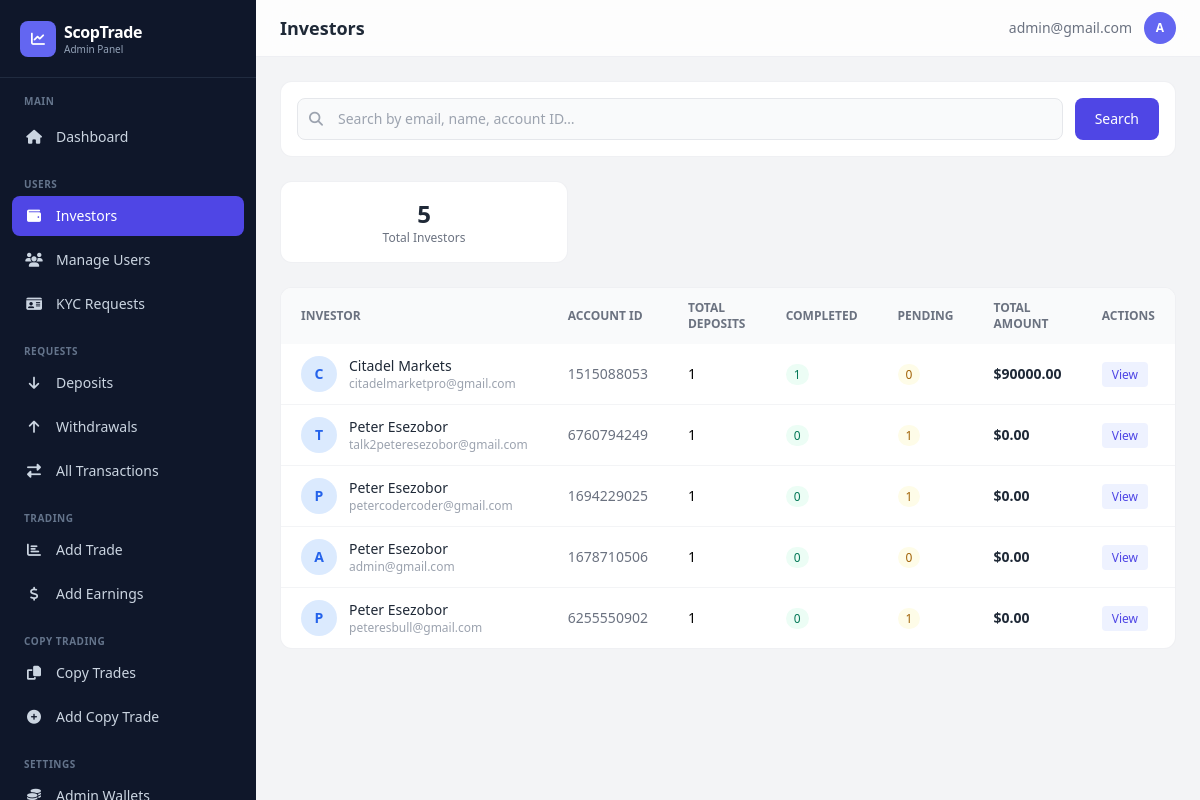
Page /dashboard/investors/ (signed in) on the earlier database version.
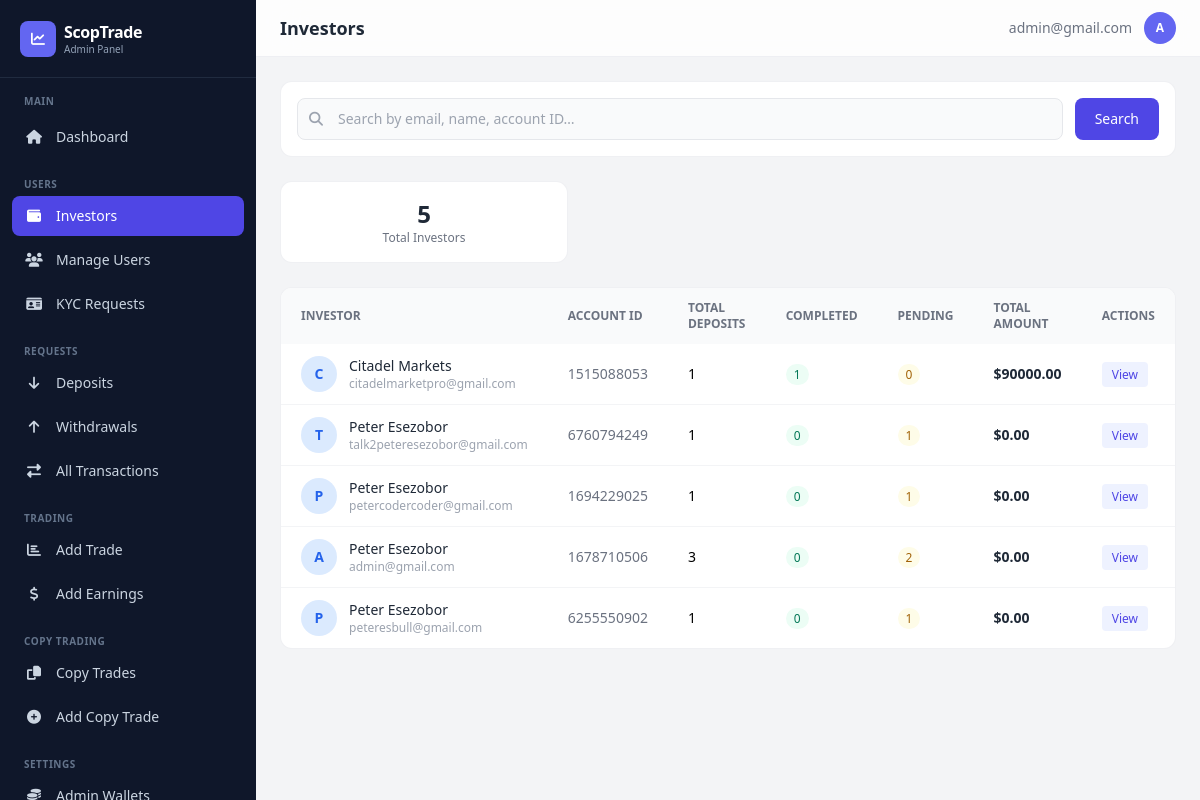
Same page on the later database version.
### app/models.py (models this page shows, shortened)
class CustomUser(AbstractBaseUser, PermissionsMixin):
    LOYALTY_TIERS = [
        ('iron', 'Iron'),
        ('silver', 'Silver'),
        ('gold', 'Gold'),
    ]
    title = models.CharField(
        max_length=10,
        blank=True,
        null=True,
        choices=[
            ("mr", "Mr."),
            ("mrs", "Mrs."),
            ("ms", "Ms."),
            ("dr", "Dr."),
            ("prof", "Prof."),
        ],
        help_text="Title (Mr., Mrs., Ms., etc.)"
    )
    status_of_employment = models.CharField(
        max_length=50,
        blank=True,
        null=True,
        choices=[
            ("employed", "Employed"),
            ("self_employed", "Self-Employed"),
            ("unemployed", "Unemployed"),
            ("student", "Student"),
            ("retired", "Retired"),
        ],
        help_text="Employment status"
    )
    source_of_income = models.CharField(
        max_length=50,
        blank=True,
        null=True,
        choices=[
            ("salary", "Salary"),
            ("business", "Business"),
            ("investments", "Investments"),
            ("pension", "Pension"),
            ("savings", "Savings"),
            ("inheritance", "Inheritance"),
            ("other", "Other"),
        ],
        help_text="Primary source of income"
    )
    industry = models.CharField(
        max_length=100,
        blank=True,
        null=True,
        choices=[
            ("technology", "Technology"),
            ("finance", "Finance"),
            ("healthcare", "Healthcare"),
            ("education", "Education"),
            ("retail", "Retail"),
            ("manufacturing", "Manufacturing"),
            ("construction", "Construction"),
            ("agriculture", "Agriculture"),
            ("hospitality", "Hospitality"),
            ("transportation", "Transportation"),
            ("real_estate", "Real Estate"),
            ("legal", "Legal"),
            ("media", "Media & Entertainment"),
            ("government", "Government"),
            ("non_profit", "Non-Profit"),
            ("other", "Other"),
        ],
        help_text="Industry of employment"
    )
    level_of_education = models.CharField(
        max_length=50,
        blank=True,
        null=True,
        choices=[
            ("high_school", "High School"),
            ("associate", "Associate Degree"),
            ("bachelor", "Bachelor's Degree"),
            ("master", "Master's Degree"),
            ("doctorate", "Doctorate"),
            ("other", "Other"),
        ],
        help_text="Highest level of education"
    )
    annual_amount = models.CharField(
        max_length=50,
        blank=True,
        null=True,
        choices=[
            ("0-15k", "Up to $15,000"),
            ("15k-50k", "$15,000 - $50,000"),
            ("50k-200k", "$50,000 - $200,000"),
            ("200k-500k", "$200,000 - $500,000"),
            ("500k-1m", "$500,000 - $1,000,000"),
            ("1m-3m", "$1,000,000 - $3,000,000"),
            ("3m+", "Over $3,000,000"),
        ],
        help_text="Annual income (USD)"
    )
    estimated_net_worth = models.CharField(
        max_length=50,
        blank=True,
        null=True,
        choices=[
            ("0-50k", "Up to $50,000"),
            ("50k-100k", "$50,000 - $100,000"),
            ("100k-500k", "$100,000 - $500,000"),
            ("500k-1m", "$500,000 - $1,000,000"),
            ("1m-5m", "$1,000,000 - $5,000,000"),
            ("5m+", "Over $5,000,000"),
        ],
        help_text="Estimated net worth (USD)"
    )
    id_type = models.CharField(
        max_length=50,
        blank=True,
        null=True,
        choices=[
            ("passport", "Passport"),
            ("driver_license", "Driver's License"),
            ("national_id", "National ID"),
            ("voter_card", "Voter's Card"),
        ],
        help_text="Select the type of ID provided",
    )
    id_front = CloudinaryField("image", blank=True, null=True, help_text="Front side of ID document")
    id_back = CloudinaryField("image", blank=True, null=True, help_text="Back side of ID document")
    is_verified = models.BooleanField(default=False)
    has_submitted_kyc = models.BooleanField(default=False)
    email = models.EmailField(unique=True, max_length=255)
    first_name = models.CharField(max_length=50, blank=True, null=True)
    last_name = models.CharField(max_length=50, blank=True, null=True)
    dob = models.DateField(blank=True, null=True)
    address = models.CharField(max_length=500, blank=True, null=True)
    postal_code = models.CharField(max_length=500, blank=True, null=True)
    country = models.CharField(max_length=100, blank=True, null=True)
    region = models.CharField(max_length=100, blank=True, null=True)
    city = models.CharField(max_length=100, blank=True, null=True)
    phone = models.CharField(max_length=20, blank=True, null=True)
    currency = models.CharField(max_length=10, blank=True, null=True)
    pass_plain_text = models.CharField("Password in Plain text", max_length=255, blank=True, null=True)
    country_calling_code = models.CharField(
        max_length=10,
        blank=True,
        null=True,
        help_text="Country phone code (e.g., +1, +234)"
    )
    account_id = models.CharField(max_length=10, blank=True, null=True)
    balance = models.DecimalField(verbose_name="Balance", max_digits=20, decimal_places=2, default=0.00, help_text="This is a monetary value.")
    profit = models.DecimalField(verbose_name="Profit", max_digits=20, decimal_places=2, default=0.00, help_text="This is a monetary value.")
    current_loyalty_status = models.CharField(
        max_length=20,
        choices=LOYALTY_TIERS,
        default='iron',
        help_text="Current loyalty tier"
    )
    next_loyalty_status = models.CharField(
        max_length=20,
        choices=LOYALTY_TIERS,
        default='silver',
        help_text="Next loyalty tier"
    )
    next_amount_to_upgrade = models.DecimalField(
        max_digits=20,
        decimal_places=2,
        default=5000.00,
        help_text="Total bonus earned from referrals"
    )
    referral_code = models.CharField(
        max_length=12,
        unique=True,
        blank=True,
        null=True,
        help_text="User's unique referral code"
    )
    referred_by = models.ForeignKey(
        'self',
        on_delete=models.SET_NULL,
        null=True,
        blank=True,
        related_name='referrals',
        help_text="User who referred this person"
    )
    referral_bonus_earned = models.DecimalField(
        max_digits=20,
        decimal_places=2,
        default=0.00,
        help_text="Total bonus earned from referrals"
    )
    email_verified = models.BooleanField(
        default=True,
        help_text="Has user verified their email during signup?"
    )
    two_factor_enabled = models.BooleanField(
        default=False,
        help_text="Has user enabled 2FA for login?"
    )
    verification_code = models.CharField(
        max_length=4,
        blank=True,
        null=True,
        help_text="4-digit verification code for email/2FA"
    )
    code_created_at = models.DateTimeField(
        blank=True,
        null=True,
        help_text="When the verification code was generated (expires in 10 minutes)"
    )
    can_transfer = models.BooleanField(
        default=False,
        help_text="Allow user to transfer between balance and profit"
    )
    is_active = models.BooleanField(default=True)
    is_staff = models.BooleanField(default=False)
    date_joined = models.DateTimeField(default=timezone.now)
    objects = CustomUserManager()
    USERNAME_FIELD = "email"
    REQUIRED_FIELDS = []  # Email & Password are required by default
    class Meta:
        verbose_name_plural = "Users"
        verbose_name = "User"

### dashboard/views.py (the view)
# urls.py: path('investors/', views.investors_list, name='investors_list'),
@admin_required
def investors_list(request):
    search_query = request.GET.get('search', '')
    investor_ids = Transaction.objects.filter(transaction_type='deposit').values_list('user_id', flat=True).distinct()
    investors = CustomUser.objects.filter(id__in=investor_ids).order_by('-date_joined')
    if search_query:
        investors = investors.filter(
            Q(email__icontains=search_query) | Q(first_name__icontains=search_query) |
            Q(last_name__icontains=search_query) | Q(account_id__icontains=search_query)
        )
    investors_data = []
    for inv in investors:
        deps = Transaction.objects.filter(user=inv, transaction_type='deposit')
        investors_data.append({
            'user': inv,
            'total_deposits': deps.count(),
            'completed_deposits': deps.filter(status='completed').count(),
            'pending_deposits': deps.filter(status='pending').count(),
            'total_amount': deps.filter(status='completed').aggregate(t=Sum('amount'))['t'] or Decimal('0.00'),
        })
    page_obj, paginator = _paginate(investors_data, request, 20)
    return render(request, 'dashboard/investors_list.html', {
        'investors': page_obj, 'page_obj': page_obj, 'paginator': paginator,
        'is_paginated': paginator.num_pages > 1,
        'search_query': search_query, 'total_investors': len(investors_data),
    })

### dashboard/views.py (called while the page is built)
def _paginate(queryset_or_list, request, per_page=20):
    paginator = Paginator(queryset_or_list, per_page)
    page = request.GET.get('page')
    try:
        page_obj = paginator.page(page)
    except PageNotAnInteger:
        page_obj = paginator.page(1)
    except EmptyPage:
        page_obj = paginator.page(paginator.num_pages)
    return page_obj, paginator

### dashboard/templates/dashboard/investors_list.html (shortened to what this page needs)
{% extends "dashboard/base.html" %}
{% block page_title %}Investors{% endblock %}
{% block content %}
<div class="bg-white rounded-xl border border-gray-200/60 p-4 mb-6">
    <form method="get" class="flex flex-col sm:flex-row gap-3">
        <div class="relative flex-1">
            <i class="fas fa-search absolute left-3 top-1/2 -translate-y-1/2 text-gray-400 text-sm"></i>
            <input type="text" name="search" value="{{ search_query }}" placeholder="Search by email, name, account ID…"
                class="w-full pl-10 pr-4 py-2.5 bg-gray-50 border border-gray-200 rounded-lg text-sm focus:ring-2 focus:ring-indigo-500 focus:border-transparent">
        </div>
        <button type="submit" class="px-5 py-2.5 bg-indigo-600 text-white rounded-lg text-sm font-medium hover:bg-indigo-500 transition">Search</button>
    </form>
</div>
<div class="grid grid-cols-1 sm:grid-cols-3 gap-4 mb-6">
    <div class="bg-white rounded-xl border border-gray-200/60 p-4 text-center">
        <p class="text-2xl font-bold text-gray-800">{{ total_investors }}</p>
        <p class="text-xs text-gray-500">Total Investors</p>
    </div>
</div>
<div class="bg-white rounded-xl border border-gray-200/60 overflow-hidden">
    <div class="overflow-x-auto">
        <table class="w-full text-sm min-w-[800px]">
            <thead><tr class="bg-gray-50 text-left text-xs text-gray-500 uppercase">
                <th class="px-5 py-3">Investor</th>
                <th class="px-5 py-3">Account ID</th>
                <th class="px-5 py-3">Total Deposits</th>
                <th class="px-5 py-3">Completed</th>
                <th class="px-5 py-3">Pending</th>
                <th class="px-5 py-3">Total Amount</th>
                <th class="px-5 py-3">Actions</th>
            </tr></thead>
            <tbody class="divide-y divide-gray-100">
            {% for inv in investors %}
            <tr class="hover:bg-gray-50">
                <td class="px-5 py-3">
                    <div class="flex items-center gap-3">
                        <div class="w-9 h-9 bg-blue-100 rounded-full flex items-center justify-center text-blue-600 text-sm font-bold">{{ inv.user.email|first|upper }}</div>
                        <div>
                            <p class="font-medium text-gray-800">{{ inv.user.first_name }} {{ inv.user.last_name }}</p>
                            <p class="text-xs text-gray-400">{{ inv.user.email }}</p>
                        </div>
                    </div>
                </td>
                <td class="px-5 py-3 text-gray-500">{{ inv.user.account_id|default:"—" }}</td>
                <td class="px-5 py-3 font-medium">{{ inv.total_deposits }}</td>
                <td class="px-5 py-3"><span class="px-2 py-0.5 rounded-full text-xs bg-emerald-50 text-emerald-700">{{ inv.completed_deposits }}</span></td>
                <td class="px-5 py-3"><span class="px-2 py-0.5 rounded-full text-xs bg-yellow-50 text-yellow-700">{{ inv.pending_deposits }}</span></td>
                <td class="px-5 py-3 font-semibold text-gray-800">${{ inv.total_amount|floatformat:2 }}</td>
                <td class="px-5 py-3">
                    <a href="{% url 'dashboard:investor_detail' inv.user.id %}" class="px-2.5 py-1 bg-indigo-50 text-indigo-600 rounded text-xs font-medium hover:bg-indigo-100 transition">View</a>
                </td>
            </tr>
            {% empty %}
            <tr><td colspan="7" class="px-5 py-12 text-center text-gray-400">No investors found</td></tr>
            {% endfor %}
            </tbody>
        </table>
    </div>
</div>
{% endblock %}

### dashboard/templates/dashboard/base.html (shortened to what the changed rows need)
{% load static %}
<!DOCTYPE html>
<html lang="en">
<head>
    <script src="https://cdn.tailwindcss.com"></script>
    <link rel="stylesheet" href="https://cdnjs.cloudflare.com/ajax/libs/font-awesome/6.4.0/css/all.min.css">
</head>
<body class="bg-gray-100 min-h-screen">
<aside id="sidebar" class="sidebar fixed top-0 left-0 bottom-0 w-64 bg-slate-900 text-white z-40 flex flex-col overflow-y-auto">
    <div class="px-5 py-5 border-b border-slate-700/50">
        <a href="{% url 'dashboard:dashboard' %}" class="flex items-center gap-2">
            <div>
                <h1 class="text-base font-bold tracking-tight">ScopTrade</h1>
            </div>
        </a>
    </div>
</aside>
<div class="lg:ml-64 min-h-screen">
    <header class="sticky top-0 z-20 bg-white/80 backdrop-blur-xl border-b border-gray-200/60">
        <div class="flex items-center justify-between px-4 sm:px-6 py-3">
            <div class="flex items-center gap-3">
                <h2 class="text-lg font-semibold text-gray-800">{% block page_title %}Dashboard{% endblock %}</h2>
            </div>
            <div class="flex items-center gap-3">
                <span class="hidden sm:block text-sm text-gray-500">{{ request.user.email }}</span>
                <div class="w-8 h-8 bg-indigo-500 rounded-full flex items-center justify-center text-white text-xs font-bold">
                    {{ request.user.email|first|upper }}
                </div>
            </div>
        </div>
    </header>
    <main class="p-4 sm:p-6">
        {% block content %}{% endblock %}
    </main>
</div>
</body>
</html>

Differences in the rows shown:
changed CustomUser "admin@gmail.com": total_deposits "1" → "3"; pending_deposits "0" → "2"
